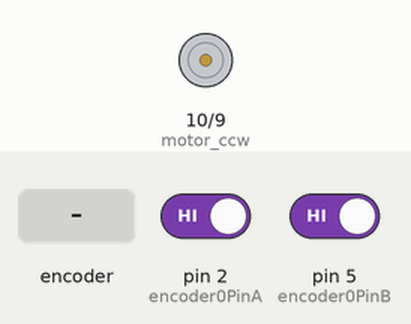
The sketch below on a simulated Arduino Uno, built with avr-gcc and run on an emulated ATmega328P. On the bench: motor-driver pin pairs drawn as motors (green arrow = first pin HIGH = forward, orange = second pin HIGH = backward, longer = more drive, scaled by the enable pin). The test bench sets the inputs (shaded band); at power-on: pin 2 (encoder0PinA) HIGH, pin 5 (encoder0PinB) HIGH.

Above: at 1.2 s.
1.3 s: rotary encoder on pin 2 (encoder0PinA) / pin 5 (encoder0PinB) turned 3 steps (first pin leading)
At 2.6 s:
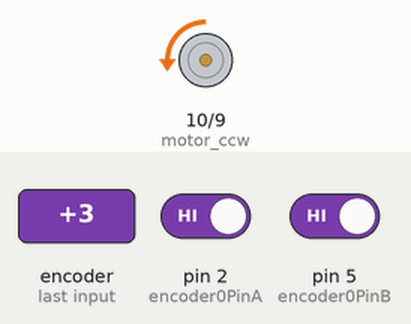
3.4 s: rotary encoder on pin 2 (encoder0PinA) / pin 5 (encoder0PinB) turned 3 steps (first pin leading)
At 5.2 s:
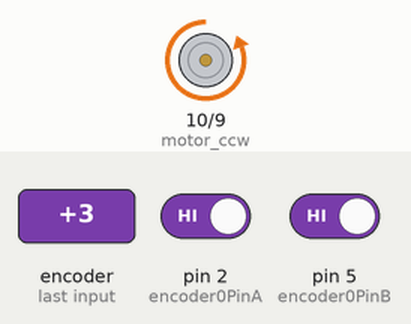
At 42.2 s:
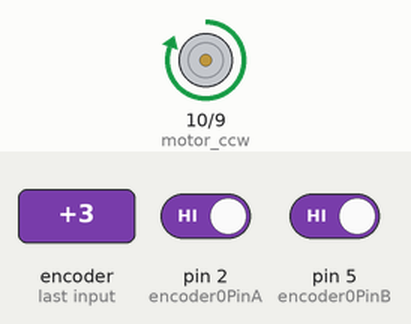
Timing chart, 0 to 43.0 s (numbered marks = the images above; inputs shaded):
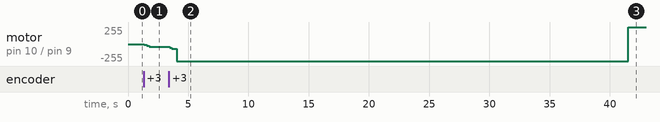

The sketch:

Inv_Pendulum_Demo.ino
```cpp
// Developer: Brayden DeBoon
// email: brayden.deboon@uoit.net


// To run this experiment, you need the pendulum, arduino (obviously)
// a DC motor and DC motor driver. The ones used for the demo are similar to:

// Arduino: https://www.amazon.ca/ARDUINO-A000066-Uno-DIP-1-5/dp/B008GRTSV6/ref=sr_1_13?ie=UTF8&qid=1541450925&sr=8-13&keywords=arduino
// DC Motor Driver: https://www.amazon.ca/DROK-Industrial-Controller-Optocoupler-Isolation/dp/B06XGD5SCB/ref=sr_1_4_m?s=hi&ie=UTF8&qid=1541451211&sr=1-4&keywords=L298
// DC Motor: https://www.amazon.ca/RS-550-12-24V-Various-Cordless-Electric/dp/B075LC415S/ref=sr_1_1?ie=UTF8&qid=1541451297&sr=8-1&keywords=RS550
// Encoders: https://www.digikey.ca/product-detail/en/cui-inc/AMT102-V/102-1307-ND/827015
// We used random objects around the lab to make the pendulum, as MECE's I assume you can all build one
// Motor base voltage was 23V.

//Define our motor OUTPUT pins.

#define motor_cw 9 //PWM pin on arduino for clockwise rotation
#define motor_ccw 10 //PWM pin for counter-clockwise rotation
#define encoder0PinA  2 //define channel A of our encoder (pendulum)
#define encoder0PinB  5 //define channel B of encoder (pendulum)
#define motor_enable 11 //motor contorller enable pin (Digital OUT)

int motor_voltage; //create global variable for motor voltage
double encoder0Pos = 0; //global variable for pendulum angle encoder data

// With respect to angle
double error = 0; //Error between measured and desired
double previousError; //For calculating derivative of error
double totalError = 0; //For calculating intergral of error
double desired_angle = 0; //What angle do we want

//Initialize starting angle (zero degrees) and cart position
double angle = 0;

//Controller Gains (PID Controller)
double Kp = 80; // Proportional Gain
double Ki = 0.1; // Integral Gain '1/s'
double Kd = 8; // Derivative Gain 's'
//Note that these gains will be different for different pendulums!

int motor_adjust;

void setup() {
  // put your setup code here, to run once:
  //Serial.begin(9600); //Uncomment if you want to visualize data through serial port
  pinMode(11, OUTPUT); //Enable pin for motor driver
  pinMode(motor_cw, OUTPUT);
  pinMode(motor_ccw, OUTPUT);
  pinMode(encoder0PinA, INPUT_PULLUP);
  attachInterrupt(digitalPinToInterrupt(encoder0PinA), doEncoder0, RISING);

  digitalWrite(motor_enable, HIGH); // Set enable to HIGH, activates driver
  analogWrite(motor_cw, LOW); //Make sure motors start 'off'
  analogWrite(motor_ccw, LOW);
}

void loop() {
  // The following line calculates pendulum position from the encoder
  // data. The encoder has 2048 pulses per revolution, the pendulum's
  // real angle in degrees = 360degrees*(encoder0Pos / 2048)
  angle = (encoder0Pos / 2048) * 360;
  //Serial.println(angle); // Uncomment if you want to get a visual on angle
  previousError = error; // This is for derivative calculation
  error = desired_angle - angle; //Want angle to be zero!!!!!!!!!!!!!

  if (abs(error) > 1) {
    // This statement calculates the accumulative error over time
    // i.e. the integral of the error saved as 'totalError'
    totalError += error;
  }
  // THE CONTROLLER
  motor_voltage = (Kp * error) + (Ki * totalError) + (Kd * (error - previousError));

  // NOTES:
  //
  // Proportional part: (Kp * error)
  // Integral part: (Ki * totalError)
  // Derivative part: (Kd * (error - previousError) <- change over time

  //Serial.print(" Voltage = ");
  //Serial.println(angle); // Uncomment for voltage data

  // If proposed voltage positive, turn motor counter clockwise
  if (motor_voltage > 0) { //
    analogWrite(motor_cw, LOW); //Makes sure no clockwise signal
    //The next 'if' statement double checks that the suggested voltage
    //from the controller is feasible. The value has to be between 0 and 255 for
    // Arduino to use analogWrite (Our PWM signal).
    if (motor_voltage > 255) {
      motor_voltage = 255;
    }

    // The next line writes our control input to our motor driver
    analogWrite(motor_ccw, motor_voltage);
  }

  // Similar thing but in the clockwise direction
  if (motor_voltage < 0) {
    analogWrite(motor_ccw, LOW);
    if (motor_voltage < -255) {
      motor_voltage = -255;
    }
    motor_voltage = motor_voltage * -1; // Ensures 0 < motor_voltage < 255
    analogWrite(motor_cw, motor_voltage); //Writes to Analog Pin
  }

}

// This function reads encoder data through what is called an
// Interrupt pin. Look this up if youre interested on reading encoder data.
void doEncoder0() {
  if (digitalRead(encoder0PinB) == LOW) {
    encoder0Pos++; //If rotating one way
  }
  else {
    encoder0Pos--; // If rotating the other way
  }
}
```

Measured:
- after the input at 1.3 s, motor on pin 10 (motor_ccw) / pin 9 (motor_cw): stopped → backward 14/255 after 0.05 s, → backward 28/255 0.20 s later, → backward 42/255 0.20 s later
- after the input at 3.4 s, motor on pin 10 (motor_ccw) / pin 9 (motor_cw): backward 42/255 → backward 56/255 after 0.05 s, → backward 70/255 0.20 s later, → backward 255/255 0.39 s later, → forward 255/255 37.5 s later
